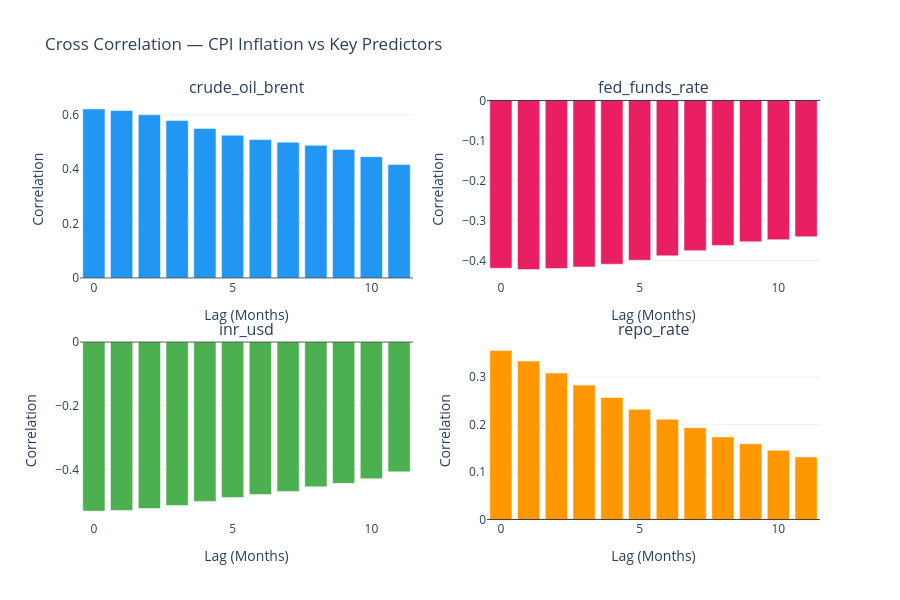

Source (notebook cell):
### Code cell
#plotting cross correlation function to see lagged correlation of CPi with other variable

from statsmodels.tsa.stattools import ccf

variables_ccf = ['crude_oil_brent', 'fed_funds_rate', 'inr_usd', 'repo_rate']
lags = 12
colors = ['#2196F3', '#E91E63', '#4CAF50', '#FF9800']

fig = make_subplots(rows=2, cols=2, subplot_titles=variables_ccf, vertical_spacing=0.15, horizontal_spacing=0.1)

for i, (var, color) in enumerate(zip(variables_ccf, colors)):
    row = i // 2 + 1
    col = i % 2 + 1
    
    ccf_values = ccf(df['cpi_inflation'].dropna(), 
                     df[var].dropna(), nlags=lags)
    
    fig.add_trace(go.Bar(
        x=list(range(0, lags + 1)),
        y=ccf_values,
        name=var,
        marker_color=color
    ), row=row, col=col)
    
    # Zero reference line
    fig.add_hline(y=0, line_color='black', 
                  line_width=0.8, row=row, col=col)

fig.update_layout(
    title='Cross Correlation — CPI Inflation vs Key Predictors',
    template='plotly_white',
    height=600,
    showlegend=False
)

fig.update_xaxes(title_text='Lag (Months)')
fig.update_yaxes(title_text='Correlation')

fig.show()

### Figure 1 — Plotly figure (JSON) as saved in the notebook; plotly's stock layout.template omitted (floating-point values rounded to 4 significant figures)
{"data": [{"marker": {"color": "#2196F3"}, "name": "crude_oil_brent", "type": "bar", "x": [0, 1, 2, 3, 4, 5, 6, 7, 8, 9, 10, 11, 12], "xaxis": "x", "y": [0.6217, 0.6158, 0.6002, 0.5787, 0.5496, 0.5248, 0.509, 0.4994, 0.488, 0.473, 0.4462, 0.4174], "yaxis": "y"}, {"marker": {"color": "#E91E63"}, "name": "fed_funds_rate", "type": "bar", "x": [0, 1, 2, 3, 4, 5, 6, 7, 8, 9, 10, 11, 12], "xaxis": "x2", "y": [-0.4192, -0.4224, -0.4197, -0.4158, -0.4089, -0.3992, -0.3881, -0.3753, -0.3622, -0.3531, -0.3478, -0.3402], "yaxis": "y2"}, {"marker": {"color": "#4CAF50"}, "name": "inr_usd", "type": "bar", "x": [0, 1, 2, 3, 4, 5, 6, 7, 8, 9, 10, 11, 12], "xaxis": "x3", "y": [-0.5309, -0.5291, -0.5229, -0.5134, -0.5006, -0.4885, -0.479, -0.4692, -0.4549, -0.4438, -0.4295, -0.4078], "yaxis": "y3"}, {"marker": {"color": "#FF9800"}, "name": "repo_rate", "type": "bar", "x": [0, 1, 2, 3, 4, 5, 6, 7, 8, 9, 10, 11, 12], "xaxis": "x4", "y": [0.3562, 0.3338, 0.3086, 0.2832, 0.2572, 0.2321, 0.2113, 0.1934, 0.1741, 0.1598, 0.146, 0.1321], "yaxis": "y4"}], "layout": {"annotations": [{"font": {"size": 16}, "showarrow": false, "text": "crude_oil_brent", "x": 0.225, "xanchor": "center", "xref": "paper", "y": 1, "yanchor": "bottom", "yref": "paper"}, {"font": {"size": 16}, "showarrow": false, "text": "fed_funds_rate", "x": 0.775, "xanchor": "center", "xref": "paper", "y": 1, "yanchor": "bottom", "yref": "paper"}, {"font": {"size": 16}, "showarrow": false, "text": "inr_usd", "x": 0.225, "xanchor": "center", "xref": "paper", "y": 0.425, "yanchor": "bottom", "yref": "paper"}, {"font": {"size": 16}, "showarrow": false, "text": "repo_rate", "x": 0.775, "xanchor": "center", "xref": "paper", "y": 0.425, "yanchor": "bottom", "yref": "paper"}], "height": 600, "shapes": [{"line": {"color": "black", "width": 0.8}, "type": "line", "x0": 0, "x1": 1, "xref": "x domain", "y0": 0, "y1": 0, "yref": "y"}, {"line": {"color": "black", "width": 0.8}, "type": "line", "x0": 0, "x1": 1, "xref": "x2 domain", "y0": 0, "y1": 0, "yref": "y2"}, {"line": {"color": "black", "width": 0.8}, "type": "line", "x0": 0, "x1": 1, "xref": "x3 domain", "y0": 0, "y1": 0, "yref": "y3"}, {"line": {"color": "black", "width": 0.8}, "type": "line", "x0": 0, "x1": 1, "xref": "x4 domain", "y0": 0, "y1": 0, "yref": "y4"}], "showlegend": false, "title": {"text": "Cross Correlation — CPI Inflation vs Key Predictors"}, "xaxis": {"anchor": "y", "domain": [0, 0.45], "title": {"text": "Lag (Months)"}}, "xaxis2": {"anchor": "y2", "domain": [0.55, 1], "title": {"text": "Lag (Months)"}}, "xaxis3": {"anchor": "y3", "domain": [0, 0.45], "title": {"text": "Lag (Months)"}}, "xaxis4": {"anchor": "y4", "domain": [0.55, 1], "title": {"text": "Lag (Months)"}}, "yaxis": {"anchor": "x", "domain": [0.575, 1], "title": {"text": "Correlation"}}, "yaxis2": {"anchor": "x2", "domain": [0.575, 1], "title": {"text": "Correlation"}}, "yaxis3": {"anchor": "x3", "domain": [0, 0.425], "title": {"text": "Correlation"}}, "yaxis4": {"anchor": "x4", "domain": [0, 0.425], "title": {"text": "Correlation"}}}}
